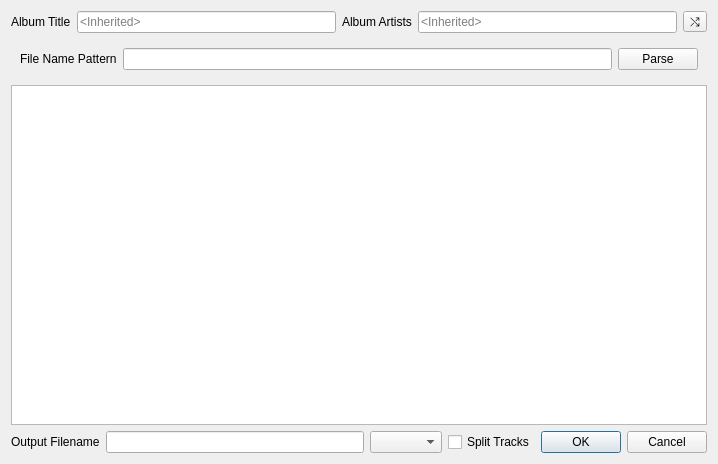
<?xml version="1.0" encoding="UTF-8"?>
<ui version="4.0">
 <class>ConvertTracksTargetDialog</class>
 <widget class="QDialog" name="ConvertTracksTargetDialog">
  <property name="geometry">
   <rect>
    <x>0</x>
    <y>0</y>
    <width>718</width>
    <height>464</height>
   </rect>
  </property>
  <property name="windowTitle">
   <string>Edit tracks conversion properties</string>
  </property>
  <layout class="QVBoxLayout" name="verticalLayout">
   <item>
    <layout class="QHBoxLayout" name="horizontalLayout_3">
     <item>
      <widget class="QLabel" name="label_9">
       <property name="text">
        <string>Album Title</string>
       </property>
      </widget>
     </item>
     <item>
      <widget class="QLineEdit" name="txt_album_title">
       <property name="placeholderText">
        <string>&lt;Inherited&gt;</string>
       </property>
      </widget>
     </item>
     <item>
      <widget class="QLabel" name="label_10">
       <property name="text">
        <string>Album Artists</string>
       </property>
      </widget>
     </item>
     <item>
      <widget class="QLineEdit" name="txt_album_artists">
       <property name="toolTip">
        <string>Split the name of multiple artists by &quot;; &quot;</string>
       </property>
       <property name="placeholderText">
        <string>&lt;Inherited&gt;</string>
       </property>
      </widget>
     </item>
     <item>
      <widget class="QToolButton" name="tbtn_parse_tag">
       <property name="toolTip">
        <string>Extract tags from file names</string>
       </property>
       <property name="text">
        <string>⤭</string>
       </property>
      </widget>
     </item>
    </layout>
   </item>
   <item>
    <widget class="QWidget" name="panel_parsing" native="true">
     <layout class="QHBoxLayout" name="horizontalLayout">
      <item>
       <widget class="QLabel" name="label">
        <property name="text">
         <string>File Name Pattern</string>
        </property>
       </widget>
      </item>
      <item>
       <widget class="QLineEdit" name="lineEdit"/>
      </item>
      <item>
       <widget class="QPushButton" name="pushButton">
        <property name="text">
         <string>Parse</string>
        </property>
       </widget>
      </item>
     </layout>
    </widget>
   </item>
   <item>
    <widget class="QTableView" name="table_tracks">
     <property name="acceptDrops">
      <bool>true</bool>
     </property>
     <property name="dragDropOverwriteMode">
      <bool>false</bool>
     </property>
     <property name="dragDropMode">
      <enum>QAbstractItemView::InternalMove</enum>
     </property>
     <property name="selectionBehavior">
      <enum>QAbstractItemView::SelectRows</enum>
     </property>
     <attribute name="horizontalHeaderStretchLastSection">
      <bool>true</bool>
     </attribute>
    </widget>
   </item>
   <item>
    <layout class="QHBoxLayout" name="horizontalLayout_4" stretch="0,1,0,0,0">
     <item>
      <widget class="QLabel" name="label_13">
       <property name="text">
        <string>Output Filename</string>
       </property>
      </widget>
     </item>
     <item>
      <widget class="QLineEdit" name="txt_outname">
       <property name="minimumSize">
        <size>
         <width>0</width>
         <height>0</height>
        </size>
       </property>
      </widget>
     </item>
     <item>
      <widget class="QComboBox" name="cbox_suffix"/>
     </item>
     <item>
      <widget class="QCheckBox" name="check_split_tracks">
       <property name="text">
        <string>Split Tracks</string>
       </property>
      </widget>
     </item>
     <item>
      <widget class="QDialogButtonBox" name="buttonBox">
       <property name="orientation">
        <enum>Qt::Horizontal</enum>
       </property>
       <property name="standardButtons">
        <set>QDialogButtonBox::Cancel|QDialogButtonBox::Ok</set>
       </property>
      </widget>
     </item>
    </layout>
   </item>
  </layout>
 </widget>
 <resources/>
 <connections>
  <connection>
   <sender>buttonBox</sender>
   <signal>accepted()</signal>
   <receiver>ConvertTracksTargetDialog</receiver>
   <slot>accept()</slot>
   <hints>
    <hint type="sourcelabel">
     <x>248</x>
     <y>254</y>
    </hint>
    <hint type="destinationlabel">
     <x>157</x>
     <y>274</y>
    </hint>
   </hints>
  </connection>
  <connection>
   <sender>buttonBox</sender>
   <signal>rejected()</signal>
   <receiver>ConvertTracksTargetDialog</receiver>
   <slot>reject()</slot>
   <hints>
    <hint type="sourcelabel">
     <x>316</x>
     <y>260</y>
    </hint>
    <hint type="destinationlabel">
     <x>286</x>
     <y>274</y>
    </hint>
   </hints>
  </connection>
 </connections>
</ui>
